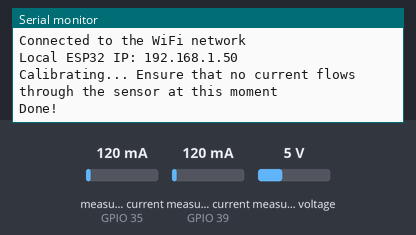
Simulated run of this sketch. Board: ESP32. Shown: the last lines printed to the serial monitor. Inputs (shaded band) come from the test bench; at power-on: measured current (sensors on GPIO 35, GPIO 39) 120 mA, measured voltage 5 V. WiFi joins after 1.5 s; servers stay silent unless stated.

Above: at 3.1 s.
3.2 s: measured current (sensor on GPIO 35) set to 40 mA
At 4.5 s:
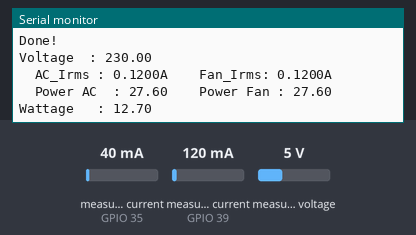
5.1 s: measured current (sensor on GPIO 39) set to 40 mA
At 6.8 s:
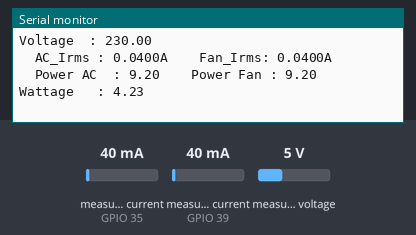
7.0 s: measured voltage set to 0.3 V
At 8.0 s:
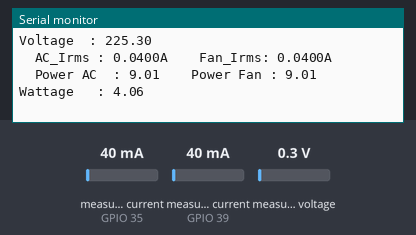
8.9 s: measured current (sensor on GPIO 35) set to 500 mA
At 10.7 s:
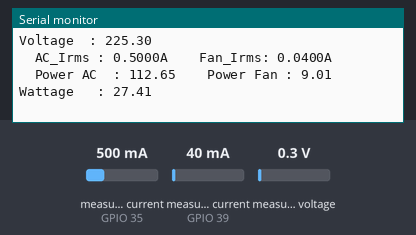
10.8 s: measured current (sensor on GPIO 39) set to 500 mA
At 12.3 s:
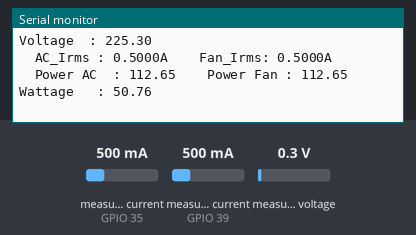
12.7 s: measured voltage set to 3.8 V
At 14.3 s:
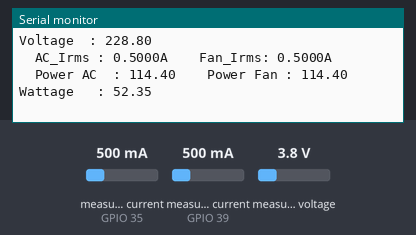
Timing chart, 0 to 15.6 s (numbered marks = the images above; inputs shaded):
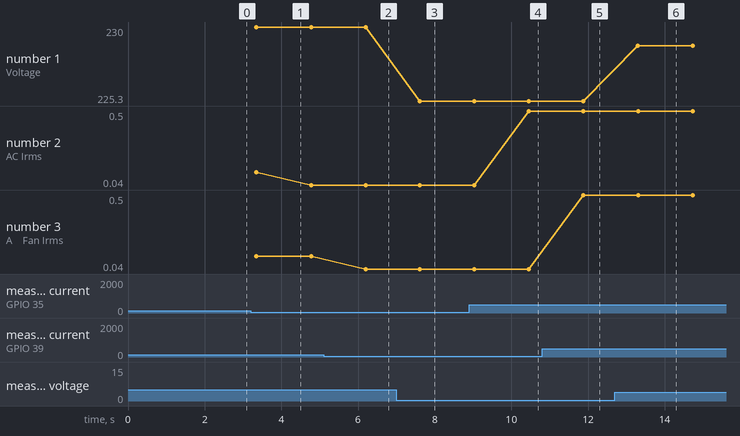

Measured:
- after the input at 5.1 s, the serial monitor: prints a new line after 1.1 s (image 2)
- after the input at 7.0 s, the serial monitor: prints a new line after 0.62 s (image 3)
- after the input at 8.9 s, the serial monitor: prints a new line after 1.6 s (image 4)
- after the input at 10.8 s, the serial monitor: prints a new line after 1.1 s (image 5)
- after the input at 12.7 s, the serial monitor: prints a new line after 0.60 s (image 6)
- plotted number 1: 230 → 225.3 after the input at 7.0 s, 225.3 → 228.8 after the input at 12.7 s
- plotted number 2: 0.04 → 0.5 after the input at 8.9 s

The sketch:

ESPV_Power_AltWiFi.ino
```cpp
// define Blynk connection
#define BLYNK_TEMPLATE_ID "TMPLsgwf8Dhk"
#define BLYNK_DEVICE_NAME "NIOT DRAFT"
#define BLYNK_AUTH_TOKEN "HfjOm1Ku95G8TjHITGlnsLMwEtVreCru"
#define BLYNK_PRINT Serial

// include libraries
#include "EmonLib.h"          // Energy Monitor
#include "ZMPT101B.h"         // Voltage Sensor
#include <WiFi.h>             // WiFi ESP32
#include <BlynkSimpleEsp32.h> // Blynk ESP32

// define identifiers
const char* ssid = "Nazrin's Family";//"UiTM_HOTSPOT";//"UniKL MIIT";
const char* pass = "cheesecake6";

BlynkTimer timer;

ZMPT101B voltageSensor(34);
#define ICalibration 111.1

float V;
float AC_W;
float Fan_W;
float Wattage;

float AC_Current;
float Fan_Current;

EnergyMonitor emon_AC;      //Currents Value
EnergyMonitor emon_Fan;

const unsigned long delay1s = 1000;
unsigned long rstdelay = 0;

void setup() {
  Serial.begin(9600);

  WiFiConnect();
  //printWiFiStatus();

  // ZMPT101B Set Up
  Serial.println("Calibrating... Ensure that no current flows through the sensor at this moment");
  delay(100);
  voltageSensor.calibrate();

  Serial.println("Done!");

  // EmonLib Set Up Current
  emon_AC.current(35, ICalibration);
  emon_Fan.current(39, ICalibration);

  Blynk.begin(BLYNK_AUTH_TOKEN, ssid, pass);
}

void loop() {
  Blynk.run();

  AC_Current = emon_AC.calcIrms(5588);
  Fan_Current = emon_Fan.calcIrms(5588);

  unsigned long currentTime = millis();

  if (currentTime - rstdelay >= delay1s) {
    // Voltage
    ZMPT_Volt();
    Emon_Current();
    PowerWatt();

    // delay millis
    rstdelay = currentTime;
  }
  else{}


}

//########################################################################

void WiFiConnect() {
  // Connect to Wi-Fi
  int status = WL_IDLE_STATUS;
    Serial.println("\nConnecting");
    WiFi.begin(ssid, pass);
    while(status != WL_CONNECTED){
        delay(500);
        status = WiFi.status();
        Serial.println(status);
    }

    Serial.println("\nConnected to the WiFi network");
    Serial.print("Local ESP32 IP: ");
    Serial.println(WiFi.localIP());
}

void printWiFiStatus() {

  // Print the network SSID
  Serial.print("SSID: ");
  Serial.println(WiFi.SSID());

  // Print the IP address
  IPAddress ip = WiFi.localIP();
  Serial.print("IP Address: ");
  Serial.println(ip);

  // Print the received signal strength
  long rssi = WiFi.RSSI();
  Serial.print("signal strength (RSSI):");
  Serial.print(rssi);
  Serial.println(" dBm");
}

void ZMPT_Volt()
{
  V = voltageSensor.getVoltageAC();

  if (V <= 200) {
    V = 0;
    Serial.println("\n\nVoltage : " + String(V));
    Blynk.virtualWrite(V41, V);
  }
  else {
    Serial.println("\n\nVoltage  : " + String(V));
    Blynk.virtualWrite(V41, V);
  }
}

void Emon_Current()
{
  Serial.print("\n\tAC_Irms : ");
  Serial.print(AC_Current, 4);
  Serial.print("A");

  Serial.print("  \tFan_Irms: ");
  Serial.print(Fan_Current, 4);
  Serial.print("A");

  Blynk.virtualWrite(V42, AC_Current);
  Blynk.virtualWrite(V43, Fan_Current);
}

void PowerWatt()
{
  AC_W = V * AC_Current;
  Fan_W = V * Fan_Current;
  Wattage = (V * (AC_W + Fan_W))/1000;

  Serial.print("\n\tPower AC  : " + String(AC_W));
  Serial.print("  \tPower Fan : " + String(Fan_W));
  Serial.println("  \tWattage   : " + String(Wattage));

  Blynk.virtualWrite(V40, Wattage);
}
```
